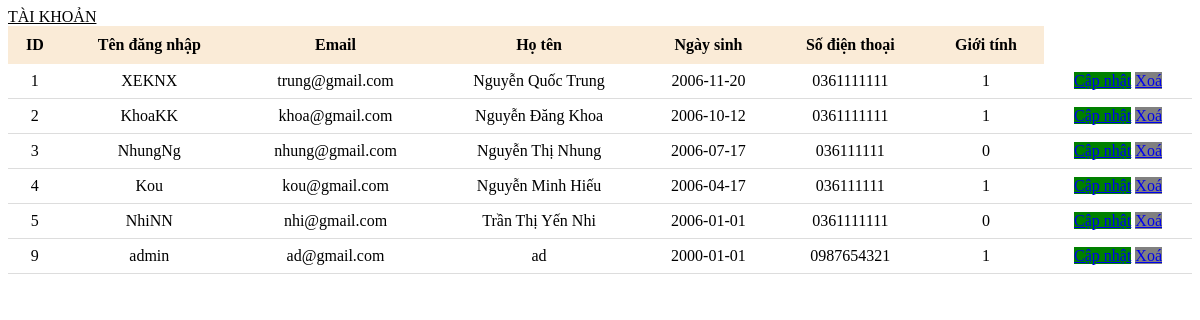
Page /bai13-php/taikhoan.php on the committed database.
### tables this page shows
CREATE TABLE `nguoi_dung` (
  `id` int NOT NULL,
  `ten_dang_nhap` varchar(30) NOT NULL,
  `mat_khau` varchar(30) NOT NULL,
  `email` varchar(30) NOT NULL,
  `ho_ten` varchar(50) NOT NULL,
  `ngay_sinh` date NOT NULL,
  `so_dien_thoai` varchar(10) NOT NULL,
  `gioi_tinh` tinyint(1) NOT NULL
);

### bai13-php/taikhoan.php (the view, shortened to what this page needs)
<!DOCTYPE html>
<html lang="en">
<head>
</head>
<body>
    <a style="color: black;" href="index.php?page_layout=themtaikhoan">TÀI KHOẢN</a>
    <?php
    include 'connect.php';
    $sql = "select * from nguoi_dung";
    $result = mysqli_query($conn, $sql);
    ?>
    <table>
        <tr>
            <th>ID</th>
            <th>Tên đăng nhập</th>
            <th>Email</th>
            <th>Họ tên</th>
            <th>Ngày sinh</th>
            <th>Số điện thoại</th>
            <th>Giới tính</th>
        </tr>
        <?php
        while ($row = mysqli_fetch_array($result)) {
        ?>
            <tr>
                <td><?php echo $row['id'] ?></td>
                <td><?php echo $row['ten_dang_nhap'] ?></td>
                <td><?php echo $row['email'] ?></td>
                <td><?php echo $row['ho_ten'] ?></td>
                <td><?php echo $row['ngay_sinh'] ?></td>
                <td><?php echo $row['so_dien_thoai'] ?></td>
                <td><?php echo $row['gioi_tinh'] ?></td>
                <td>
                    <a href="index.php?page_layout=capnhattaikhoan&id=<?php echo $row['id']?>" class="capnhat" >Cập nhật</a>
                    <a href="xoataikhoan.php?id=<?php echo $row['id']?>" class="xoa">Xoá</a>
                </td>
            </tr>
        <?php
        }
        ?>
    </table>
</body>
</html>

### bai13-php/taikhoan.php (style rules this page uses)
table { width: 100%; border-collapse: collapse; background: white; }
th { background-color: antiquewhite; padding: 10px; }
td { padding: 8px; text-align: center; border-bottom: 1px solid #ddd; }
.capnhat { background-color: green; }
.xoa { background-color: gray; }

### rows in the picture
nguoi_dung: id "1", ten_dang_nhap "XEKNX", email "trung@gmail.com", ho_ten "Nguyễn Quốc Trung", ngay_sinh "2006-11-20", so_dien_thoai "0361111111", gioi_tinh "1"
nguoi_dung: id "2", ten_dang_nhap "KhoaKK", email "khoa@gmail.com", ho_ten "Nguyễn Đăng Khoa", ngay_sinh "2006-10-12", so_dien_thoai "0361111111", gioi_tinh "1"
nguoi_dung: id "3", ten_dang_nhap "NhungNg", email "nhung@gmail.com", ho_ten "Nguyễn Thị Nhung", ngay_sinh "2006-07-17", so_dien_thoai "036111111", gioi_tinh "0"
nguoi_dung: id "4", ten_dang_nhap "Kou", email "kou@gmail.com", ho_ten "Nguyễn Minh Hiếu", ngay_sinh "2006-04-17", so_dien_thoai "036111111", gioi_tinh "1"
nguoi_dung: id "5", ten_dang_nhap "NhiNN", email "nhi@gmail.com", ho_ten "Trần Thị Yến Nhi", ngay_sinh "2006-01-01", so_dien_thoai "0361111111", gioi_tinh "0"
nguoi_dung: id "9", ten_dang_nhap "admin", email "ad@gmail.com", ho_ten "ad", ngay_sinh "2000-01-01", so_dien_thoai "0987654321", gioi_tinh "1"
